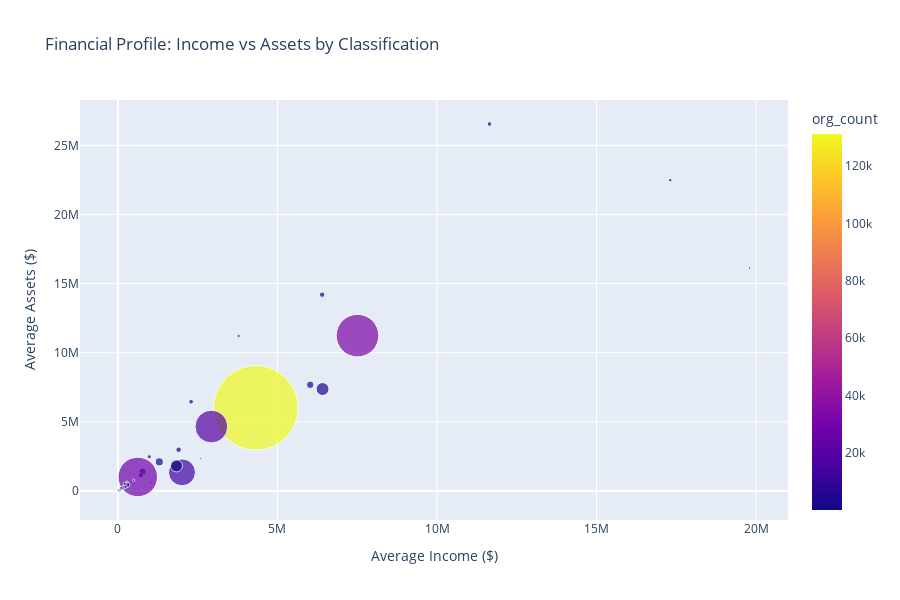

The notebook cell saved with this chart:
### Code cell
# Visualization - Scatter plot
fig = px.scatter(
    by_classification,
    x='avg_income',
    y='avg_assets',
    size='org_count',
    hover_data=['CLASSIFICATION'],
    title='Financial Profile: Income vs Assets by Classification',
    labels={'avg_income': 'Average Income ($)', 'avg_assets': 'Average Assets ($)'},
    color='org_count',
    size_max=60
)
fig.update_layout(height=600)
fig.show()

### Figure 1 — Plotly figure (JSON) as saved in the notebook; plotly's stock layout.template omitted (floating-point values rounded to 4 significant figures)
{"data": [{"customdata": [[1800], [8000], [1280], [2000], [1700], [2800], [1270], [1000], [0], [1200], [1500], [1230], [3000], [2700], [2100], [7100], [1250], [2300], [4000], [7200], [7000], [7210], [1300], [1600], [5000], [6000], [7120], [1400], [1240], [1278], [1237], [1238]], "hovertemplate": "Average Income ($)=%{x}<br>Average Assets ($)=%{y}<br>org_count=%{marker.color}<br>CLASSIFICATION=%{customdata[0]}<extra></extra>", "legendgroup": "", "marker": {"color": [108, 218, 400, 33075, 3042, 537, 1032, 131230, 188, 19581, 70, 409, 13197, 555, 2663, 1194, 100, 324, 988, 484, 28464, 98, 518, 83, 323, 213, 206, 263, 133, 123, 67, 78], "coloraxis": "coloraxis", "size": [108, 218, 400, 33075, 3042, 537, 1032, 131230, 188, 19581, 70, 409, 13197, 555, 2663, 1194, 100, 324, 988, 484, 28464, 98, 518, 83, 323, 213, 206, 263, 133, 123, 67, 78], "sizemode": "area", "sizeref": 36.45, "symbol": "circle"}, "mode": "markers", "name": "", "orientation": "v", "showlegend": false, "type": "scatter", "x": [19790000.0, 17310000.0, 11640000.0, 7507000.0, 6414000.0, 6399000.0, 6026000.0, 4323000.0, 3783000.0, 2929000.0, 2593000.0, 2294000.0, 2009000.0, 1902000.0, 1834000.0, 1297000.0, 1056000.0, 982900.0, 768600.0, 717700.0, 622800.0, 494600.0, 291600.0, 288700.0, 228700.0, 214400.0, 163300.0, 107600.0, 75690.0, 45610.0, 20510.0, 15255], "xaxis": "x", "y": [16140000.0, 22490000.0, 26550000.0, 11240000.0, 7372000.0, 14200000.0, 7680000.0, 6014000.0, 11210000.0, 4660000.0, 2355000.0, 6454000.0, 1347000.0, 2984000.0, 1813000.0, 2103000.0, 625200.0, 2473000.0, 1389000.0, 1131000.0, 1016000.0, 775400.0, 440100.0, 642000.0, 322500.0, 516000.0, 251200.0, 189200.0, 71680.0, 44480.0, 63010.0, 11530.0], "yaxis": "y"}], "layout": {"coloraxis": {"colorbar": {"title": {"text": "org_count"}}, "colorscale": [[0, "#0d0887"], [0.1111, "#46039f"], [0.2222, "#7201a8"], [0.3333, "#9c179e"], [0.4444, "#bd3786"], [0.5556, "#d8576b"], [0.6667, "#ed7953"], [0.7778, "#fb9f3a"], [0.8889, "#fdca26"], [1, "#f0f921"]]}, "height": 600, "legend": {"itemsizing": "constant", "tracegroupgap": 0}, "title": {"text": "Financial Profile: Income vs Assets by Classification"}, "xaxis": {"anchor": "y", "domain": [0, 1], "title": {"text": "Average Income ($)"}}, "yaxis": {"anchor": "x", "domain": [0, 1], "title": {"text": "Average Assets ($)"}}}}
